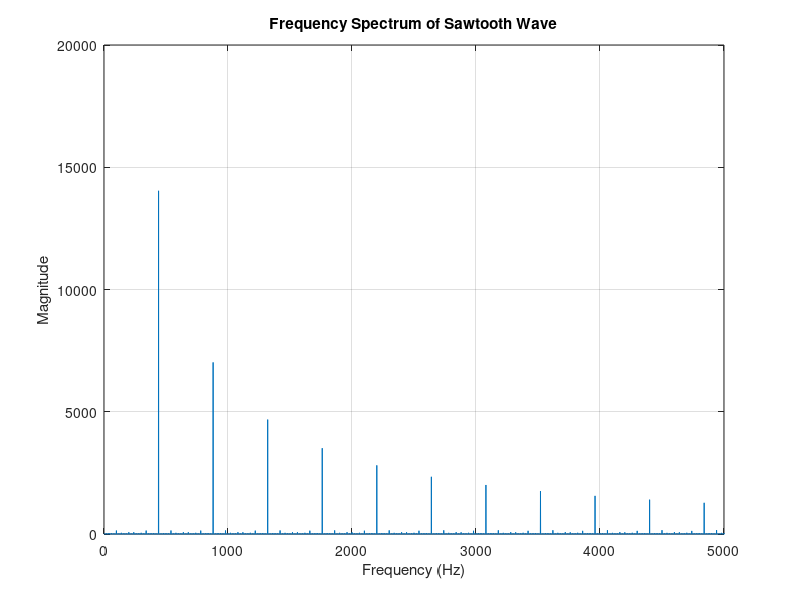

Reproduce this figure in MATLAB.
%
fs = 44100;            % Sampling frequency 
t = 0:1/fs:1-1/fs;
f0 = 440;

% Generate sawtooth wave
y = sawtooth(2 * pi * f0 * t);

% Apply Fourier Transform
Y = abs(fft(y));
n = length(Y);
f = (0:n-1)*(fs/n); 

% Plot the magnitude spectrum (one-sided)
figure;
plot(f(1:n/2), Y(1:n/2));
title('Frequency Spectrum of Sawtooth Wave');
xlabel('Frequency (Hz)');
ylabel('Magnitude');
grid on;
xlim([0 5000]);        % Focus on first few harmonics
